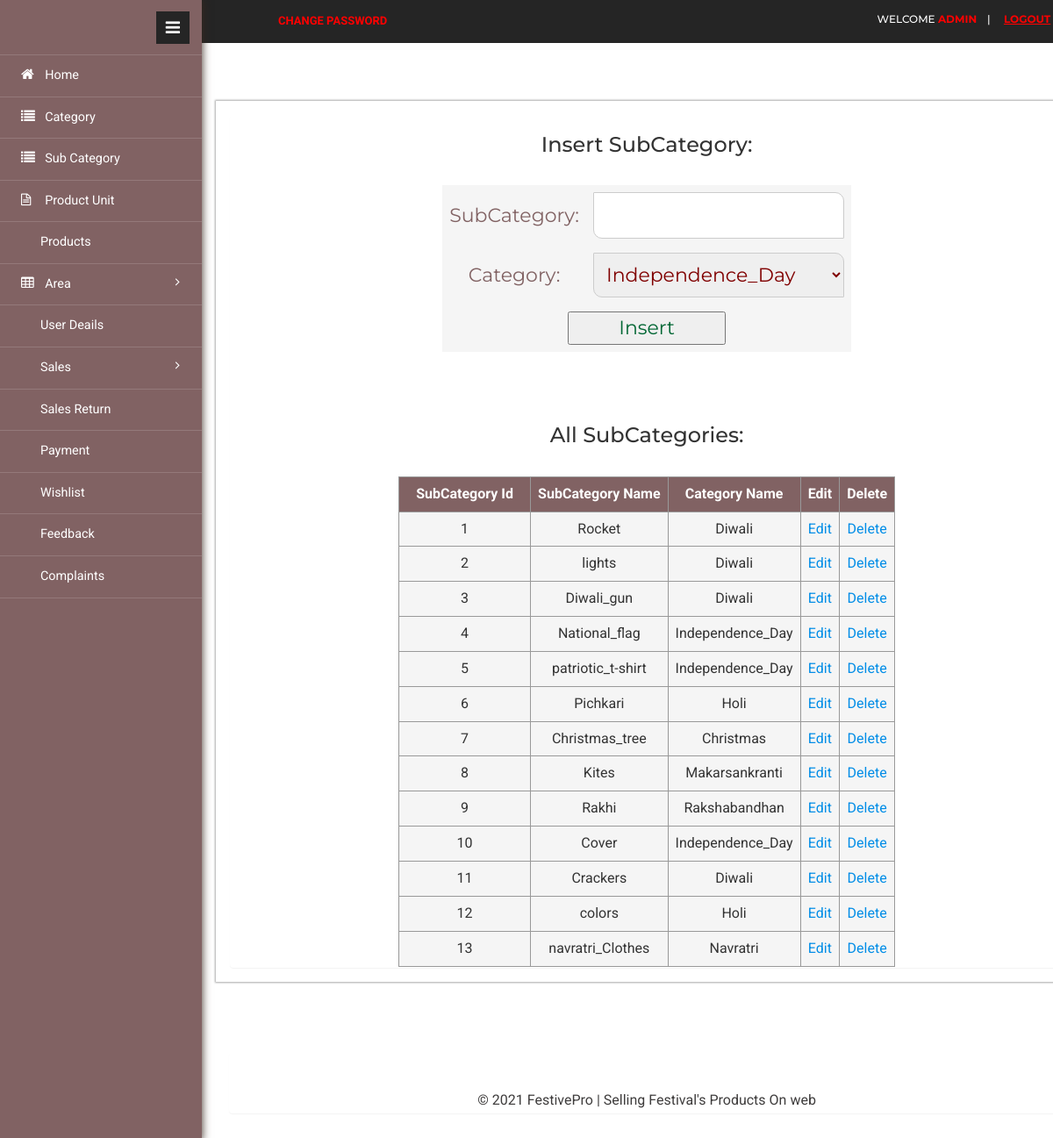
/admin/subcategory.php (signed in), run on the app's committed database.
### tables this page shows
CREATE TABLE `subcategory` (
  `sub_id` int(7) NOT NULL,
  `sub_name` varchar(20) NOT NULL,
  `cat_id` int(7) NOT NULL
);

CREATE TABLE `category` (
  `cat_id` int(7) NOT NULL,
  `cat_name` varchar(25) NOT NULL,
  `fest_id` int(7) NOT NULL
);

### admin/subcategory.php (the view, shortened to what this page needs)
<?php
	include 'include/connection.php';
	$db=mysqli_query($con,"select * from category");
?>
			<?php
				include_once 'include/header.php';
			?>
			<div class="content">
					<div class="monthly-grid">
						<div class="panel panel-widget">
<center><h3 style="color:#333333">Insert SubCategory:</h3></center><br>
							<div class="panel-title">
<form action="subcategory_add" method="post">
<table align="center">
	<tr>
		<td>SubCategory: </td>
		<td><input type="text" name="r1" pattern="[A-Za-z ]{2,20}" autofocus required=""  /></td>
	</tr>
	<tr>
		<td>Category: </td>
		<td><select name="r2" placeholder="select Category">
		<?php
			while($row=mysqli_fetch_array($db))
			{
		?>
				<option value='<?php echo $row["cat_id"]; ?>'><?php echo $row["cat_name"];?></option>
			<?php
			}
		?>
	</select></td>
	</tr>
	<tr>
		<td colspan="2"><input type="submit" name="submit" value="Insert" /></td>
	</tr>
</table>
</form>
<br><br>
							</div>
<center><h3 style="color:#333333;"> All SubCategories: </h3> </center><br />
<?php
$db=mysqli_query($con,"select *from subcategory s,category c where s.cat_id=c.cat_id order by sub_id");
  ?>
<table border="1" align="center">
  <tr>
    <th>SubCategory Id</th>
    <th>SubCategory Name</th>
	<th>Category Name</th>
	<th>Edit</th>
	<th>Delete</th>
  </tr>
  <?php
  while($row=mysqli_fetch_array($db))
  {
  ?>
  <tr>
    <td><?php echo $row["sub_id"];?></td>
		<td><?php echo $row["sub_name"];?></td>
		<td><?php echo $row["cat_name"];?></td>
		<td><a onclick='javascript:confirmationUpdate($(this));return false;'
			href='subcategory_edit.php?x=<?php echo $row["sub_id"];?>'>Edit</a></td>
		<td><a onclick='javascript:confirmationDelete($(this));return false;'
			href='subcategory_delete.php?x=<?php echo $row["sub_id"];?>'>Delete</a></td>
  </tr>
  <?php
  }
   ?>
</table>
						</div>
					</div>
					<div class="content-top">
				<div class="area">
			<?php
				include_once 'include/footer.php';
			?>
			</div>
		</div>
</div>
			<?php
				include_once 'include/slidebar.php';
			?>

### admin/include/table.css (style rules this page uses)
* { box-sizing: border-box; }
input[type=file], input[type=text], input[type=number], input[type=password], input[type=email], select, textarea { width: 100%; padding: 10px; border: 1px solid #ccc; border-radius: 1px 10px; box-sizing: border-box; resize: vertical; caret-color: #816263; color:maroon; white-space:initial; }
input[type=submit] { color:#006633; width:40%; }
table { border-collapse: collapse; width:auto; border:thin; border-color:#999999; }
th, td { background-color:#F5F5F5; padding: 8px; text-align:center; overflow:hidden; }
th { background-color: #816263; color: white; }
body { font-family: 'Roboto', sans-serif; }

### data on the page
subcategory: sub_id "1", sub_name "Rocket", cat.cat_name "Diwali"
subcategory: sub_id "2", sub_name "lights", cat.cat_name "Diwali"
subcategory: sub_id "3", sub_name "Diwali_gun", cat.cat_name "Diwali"
subcategory: sub_id "4", sub_name "National_flag", cat.cat_name "Independence_Day"
subcategory: sub_id "5", sub_name "patriotic_t-shirt", cat.cat_name "Independence_Day"
subcategory: sub_id "6", sub_name "Pichkari", cat.cat_name "Holi"
subcategory: sub_id "7", sub_name "Christmas_tree", cat.cat_name "Christmas"
subcategory: sub_id "8", sub_name "Kites", cat.cat_name "Makarsankranti"
subcategory: sub_id "9", sub_name "Rakhi", cat.cat_name "Rakshabandhan"
subcategory: sub_id "10", sub_name "Cover", cat.cat_name "Independence_Day"
subcategory: sub_id "11", sub_name "Crackers", cat.cat_name "Diwali"
subcategory: sub_id "12", sub_name "colors", cat.cat_name "Holi"
subcategory: sub_id "13", sub_name "navratri_Clothes", cat.cat_name "Navratri"

### other printed values
$_SESSION['client']['r1'] "ADMIN"
form field r2 "Independence_Day"
